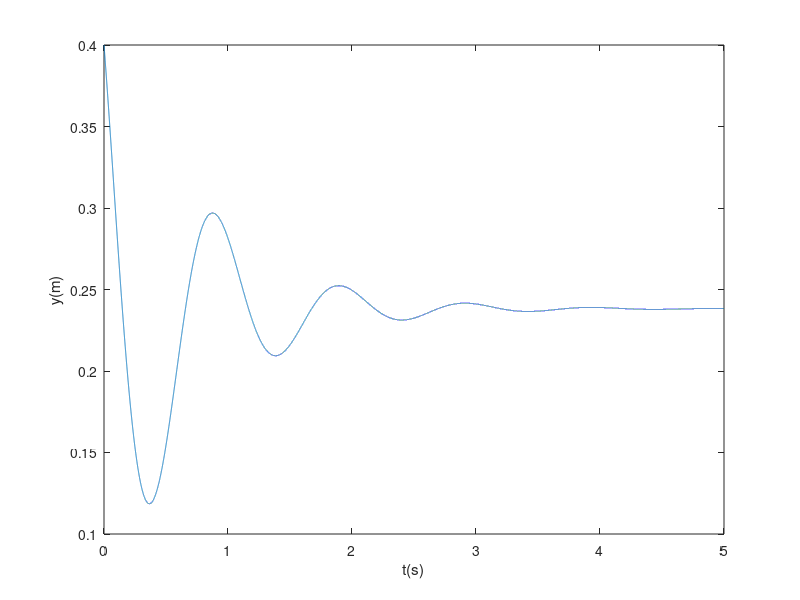

This figure's MATLAB source:
% time (s)
dt = [0:.0001:5];

% Mass (kg)
m = 1.77476e4;
% Damping constant (kg/s)
c = 4*0.35*2*m;
% Spring constant (N/m)
k = 710.764e3;
% Gravitational constant (m/s^2)
g = 1.62;
% length of spring (m)
l = 0.4;

y(1) = 0;
v(1) = 1;


for i = 2:length(dt)
 a(i-1) = (-c/m)*v(i-1)-(k/m)*y(i-1)+4*g;
 y(i) = y(i-1)+v(i-1)*.0001;
 v(i) = v(i-1)+a(i-1)*.0001;
end

y = l-y;

plot(dt,y(1:length(dt)))

xlabel('t(s)')
ylabel('y(m)')